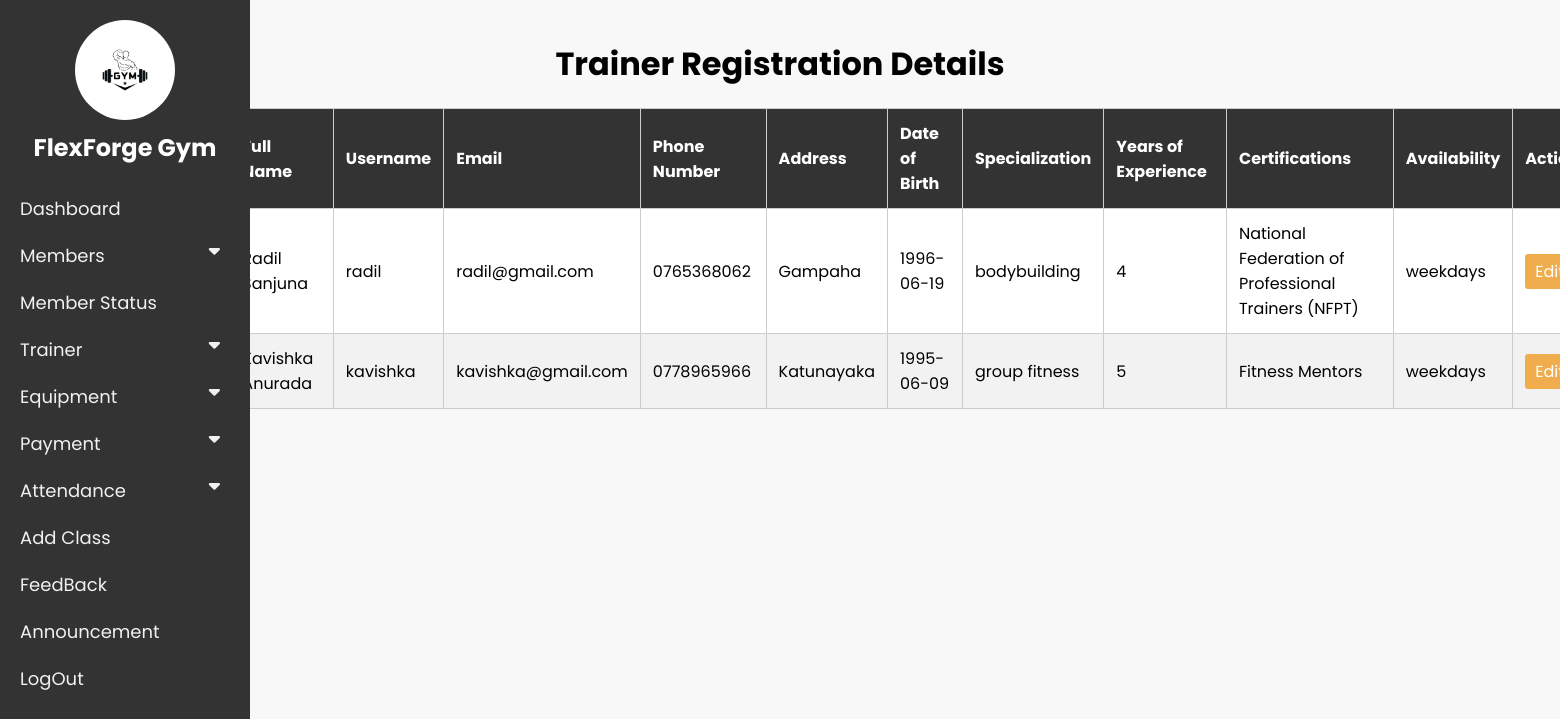
The page /admin/view_trainers.php on the database its author committed.
### tables this page shows
CREATE TABLE IF NOT EXISTS `trainers` (
  `trainer_id` int NOT NULL AUTO_INCREMENT,
  `full_name` varchar(50) NOT NULL,
  `username` varchar(30) NOT NULL,
  `email` varchar(25) NOT NULL,
  `phone_number` varchar(20) DEFAULT NULL,
  `address` text,
  `date_of_birth` date DEFAULT NULL,
  `specialization` varchar(800) DEFAULT NULL,
  `years_of_experience` int DEFAULT NULL,
  `certifications` text,
  `availability` varchar(50) DEFAULT NULL,
  `password` varchar(255) NOT NULL,
  PRIMARY KEY (`trainer_id`),
  UNIQUE KEY `email` (`email`)
);

### admin/view_trainers.php (the view, shortened to what this page needs)
<?php
include '../Components/DatabaseConnection.php';
include 'dashboard.php';
$sql = "SELECT * FROM trainers";
$result = $conn->query($sql);
?>
<!DOCTYPE html>
<html lang="en">
<head>
    <link rel="stylesheet" href="../css/font.css">
</head>
<body>
<div class="container">
    <h1>Trainer Registration Details</h1>
    <table>
        <thead>
            <tr>
                <th>ID</th>
                <th>Full Name</th>
                <th>Username</th>
                <th>Email</th>
                <th>Phone Number</th>
                <th>Address</th>
                <th>Date of Birth</th>
                <th>Specialization</th>
                <th>Years of Experience</th>
                <th>Certifications</th>
                <th>Availability</th>
                <th>Actions</th>
            </tr>
        </thead>
        <tbody>
            <?php if ($result->num_rows > 0): ?>
                <?php while($row = $result->fetch_assoc()): ?>
                    <tr>
                        <td><?php echo htmlspecialchars($row['trainer_id']); ?></td>
                        <td><?php echo htmlspecialchars($row['full_name']); ?></td>
                        <td><?php echo htmlspecialchars($row['username']); ?></td>
                        <td><?php echo htmlspecialchars($row['email']); ?></td>
                        <td><?php echo htmlspecialchars($row['phone_number']); ?></td>
                        <td><?php echo htmlspecialchars($row['address']); ?></td>
                        <td><?php echo htmlspecialchars($row['date_of_birth']); ?></td>
                        <td><?php echo htmlspecialchars($row['specialization']); ?></td>
                        <td><?php echo htmlspecialchars($row['years_of_experience']); ?></td>
                        <td><?php echo htmlspecialchars($row['certifications']); ?></td>
                        <td><?php echo htmlspecialchars($row['availability']); ?></td>
                        <td>
                            <div class="action-buttons">
                                <a href="edit_trainer.php?id=<?php echo $row['trainer_id']; ?>" class="btn edit-btn">Edit</a>
                            </div>
                        </td>
                    </tr>
                <?php endwhile; ?>
            <?php else: ?>
                <tr>
                    <td colspan="12">No trainers found</td>
                </tr>
            <?php endif; ?>
        </tbody>
    </table>
</div>
</body>
</html>

### css/dashboard.css (style rules this page uses)
* { font-family: "Poppins", sans-serif; margin: 0; padding: 0; }
body { padding-left: 200px; }

### admin/dashboard.php (style rules this page uses)
body { font-family: 'Poppins', sans-serif; margin: 0; padding: 0; background-color: #f0f0f0; }

### admin/view_trainers.php (style rules this page uses)
body { font-family: Arial, sans-serif; margin: 0; padding: 20px; background-color: #f8f8f8; }
.container { max-width: 1500px; margin: 0 auto; padding: 20px; }
h1 { text-align: center; margin-bottom: 20px; }
table { width: 100%; border-collapse: collapse; margin-bottom: 20px; background-color: #fff; float: left; margin-left: 10%; }
table, th, td { border: 1px solid #ccc; }
th, td { padding: 12px; text-align: left; }
th { background-color: #333; color: white; }
tr:nth-child(even) { background-color: #f2f2f2; }
.action-buttons { display: flex; gap: 10px; }
.btn { padding: 5px 10px; color: white; border: none; border-radius: 3px; cursor: pointer; text-decoration: none; }
.edit-btn { background-color: #f0ad4e; }

### rows shown on the page
trainers: full_name "Radil Sanjuna", username "radil", email "radil@gmail.com", phone_number "0765368062", address "Gampaha", date_of_birth "1996-06-19", specialization "bodybuilding", years_of_experience "4", certifications "National Federation of Professional Trainers (NFPT)", availability "weekdays"
trainers: full_name "Kavishka Anurada", username "kavishka", email "kavishka@gmail.com", phone_number "0778965966", address "Katunayaka", date_of_birth "1995-06-09", specialization "group fitness", years_of_experience "5", certifications "Fitness Mentors", availability "weekdays"
